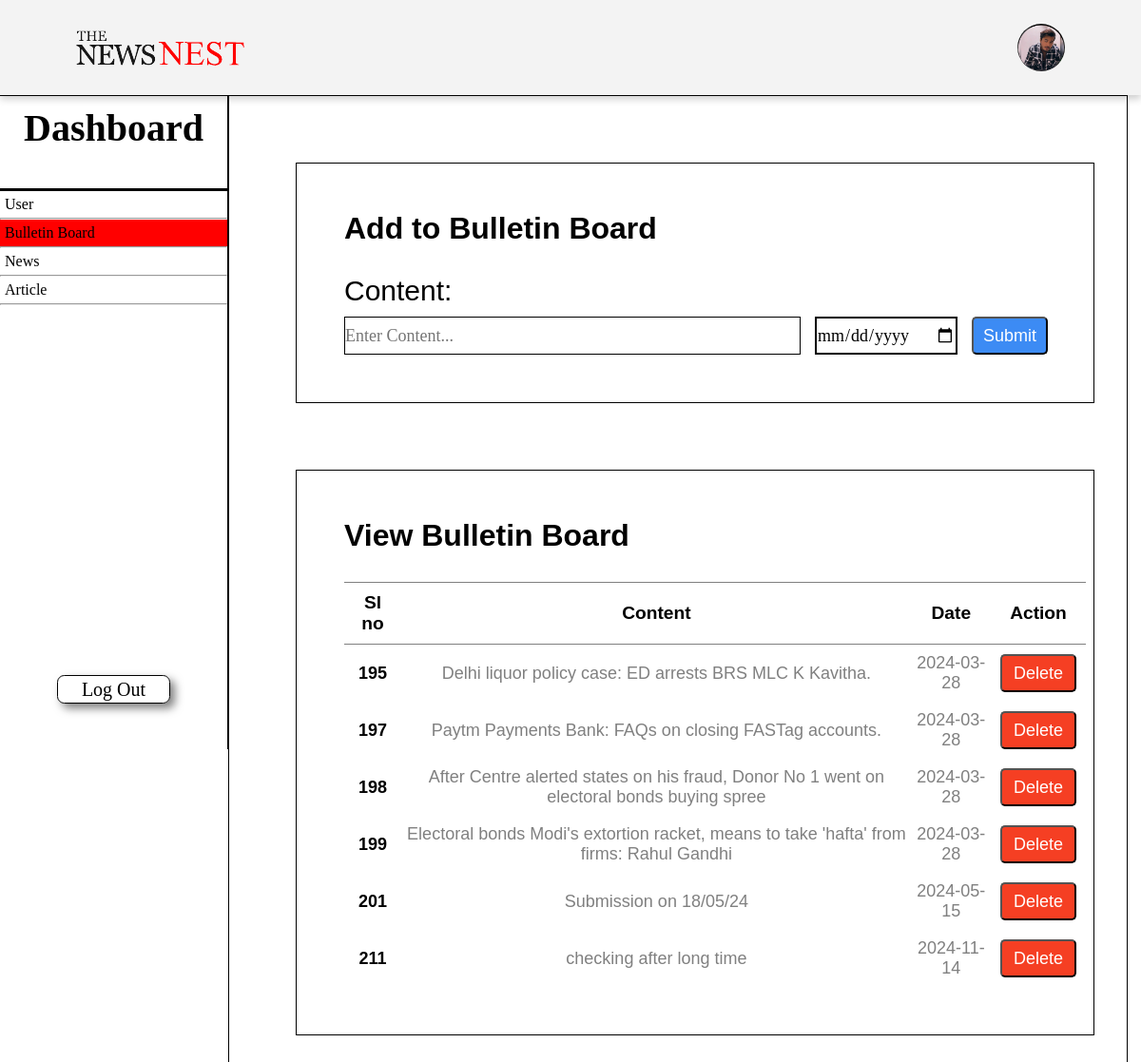
Page /Depricated/admin_dashboard_bulletinBoard_duplicate.php on the committed database.
### tables this page shows
CREATE TABLE `bulletin_board` (
  `b_id` int(10) NOT NULL,
  `content` varchar(500) NOT NULL,
  `published_date` date NOT NULL,
  `admin_id` int(30) NOT NULL
);

### Depricated/admin_dashboard_bulletinBoard_duplicate.php (the view, shortened to what this page needs)
<?php
include( 'dbconnection.php' );
$message = isset( $_GET[ 'message' ] ) ? $_GET[ 'message' ] : '';
$userId = isset( $_GET[ 'userId' ] ) ? $_GET[ 'userId' ] : '';
?>
<html lang = 'en'>
<head>
<link rel = 'stylesheet' href = 'Assets/style/admin_dashboard.css' />
</head>
<body>
<div class = 'navbar'>
<div class = 'flex navbar_item'>
<a href = 'index.php'><img src = 'logo.png' alt = '' /></a>
<div class = 'flex'>
<a href = '' id = 'profile_picture'
><img src = 'Kaustav dp.jpg' alt = 'img'
/></a>
</div>
</div>
</div>
<div class = 'flex'>
<div class = 'sidebar'>
<h2 class = ''>Dashboard</h2>
<ul class = 'sidebar_menu'>
<li ><a href = 'admin_dashboard_userView.php?message=<?php echo urlencode($message); ?> &userId=<?php echo urlencode($userId); ?>'> User</a></li>
<hr />
<li id = 'select_tab'><a href = ''> Bulletin Board</a></li>
<hr />
<li><a href = 'admin_dashboard_news.php?message=<?php echo urlencode($message); ?> &userId=<?php echo urlencode($userId); ?>'> News</a></li>
<hr />
<li><a href = "admin_dashboard_article.php?message=<?php echo urlencode($message); ?> &userId=<?php echo urlencode($userId); ?>">Article</a></li>
<hr />
</ul>
<div class = 'logout'>
<a href = ''><button id = 'logout'>Log Out</button></a>
</div>
</div>
<div class = 'content'>
<div class = 'bulletinadd'>
<h1 style = 'font-family: Arial, Helvetica, sans-serif;'>Add to Bulletin Board</h1>
<form action = '' method = 'post' class = 'add-form'>
<label for = ''>Content:</label><br />
<div class = 'flex'>
<div class = 'addbox'>
<input
type = 'textarea'
rows = '4'
cols = '50'
name = 'bb_content'
id = ''
placeholder = 'Enter Content...'
required
/>
</div>
<div class = 'date'><input type = 'date' id = '' name = 'publishedDate'></div>
<br />
<div class = 'submit-button'>
<input type = 'submit' name = '' id = '' />
</div>
</div>
</form>
</div>
<div class = 'bulletinview'>
<h1 style = 'font-family: Arial, Helvetica, sans-serif;'>View Bulletin Board</h1>
<table>
<tr>
<th>Sl no</th>
<th>Content</th>
<th>Date</th>
<th>Action</th>
</tr>
<?php
$stmt = $conn->prepare( 'SELECT * FROM bulletin_board' );
$stmt->execute();
$info = $stmt->get_result();
while( $bb_info = mysqli_fetch_assoc( $info ) ) {
    ?>
    <tr>
    <td style = 'font-weight:700; color:black;'><?php echo $bb_info[ 'b_id' ] ?></td>
    <td><?php echo $bb_info[ 'content' ] ?></td>
    <td><?php echo $bb_info[ 'published_date' ] ?></td>
    <td><input type='hidden' class='delete_id_value' value="<?php echo $bb_info['b_id']; ?>">
    <a href = 'javascript:void(0)' ><button id='delete' class='delete_btn_ajax'>Delete</button></a></td>
    </tr>
    <?php
}
?>
</table>
</div>
</div>
</div>
</body>
</html>

### Depricated/admin_dashboard.css (style rules this page uses)
* { margin: 0; padding: 0; box-sizing: border-box; font-family: "Times New Roman", Times, serif; }
body { min-height: 100vh; }
a { text-decoration: none; color: #000000; }
li { list-style: none; }
.flex { display: flex; justify-content: space-between; align-items: center; }
#select_tab { background-color: #ff0000; }
.navbar { width: 100vw; height: 100px; padding: 0 80px; background: #f2f2f2dd; position: fixed; top: 0; right: 0; box-shadow: 0 4px 8px 0 rgba(0, 0, 0, 0.2); z-index: 1; }
.navbar .navbar_item { height: 100%; }
#profile_picture { width: 50px; }
#profile_picture img { width: 100%; height: 100%; border-radius: 50%; }
.sidebar { position: fixed; border-right: solid 1px; border-top: solid 1px; width: 20vw; height: 86vh; top: 100px; align-items: center; display: flex; flex-direction: column; }
.sidebar h2 { margin: 10px; font-size: 2.5rem; }
.sidebar_menu { width: 100%; height: 60%; margin-top: 30px; border-top: solid; }
.sidebar_menu li { text-align: start; padding: 5px; }
.logout { margin-top: 100px; width: 50%; height: 30px; }
#logout { width: 100%; height: 100%; border: #000000 solid 1px; border-radius: 7.5px; font-size: 20px; box-shadow: 5px 5px 10px rgba(0, 0, 0, 0.5); background: transparent; }
.content { width: 78.8vw; height: auto; border: black solid 1px; margin-left: 20vw; margin-top: 100px; padding-bottom: 45px; }

### Depricated/admin_dashboard_bulletinBoard_duplicate.php (style rules this page uses)
.bulletinadd, .bulletinview { border: solid 1.5px; margin: 70px auto auto 70px; padding: 50px; width: 70vw; }
.add-form { margin-top: 30px; width: 55vw; }
.add-form label { font-size: 30; font-family: Arial, Helvetica, sans-serif; }
.add-form .addbox input { margin-top: 10px; width: 40vw; height: 40px; border: solid 1.7px; font-size: large; background-color: transparent; }
.date input { border:solid 2px; width: 150px; height: 40px; margin: auto 15px; font-size: large; margin-top: 10px; }
.submit-button input { margin-top: 10px; background-color: rgb( 60, 139, 244 ); width: 80px; height: 40px; border-radius: 5px; font-size: large; cursor: pointer; color:White; font-family: Arial, Helvetica, sans-serif; }
table { width: 65vw; border-collapse: collapse; }
th { border-top: 1px solid grey; border-bottom: 1px solid grey; padding: 10px; border-collapse: collapse; font-size: larger; font-weight: 900; font-family: Arial, Helvetica, sans-serif; }
td { text-align: center; border-collapse: collapse; font-size: large; font-family: Arial, Helvetica, sans-serif; color:grey; }
#delete { background-color: rgb( 245, 63, 35 ); width: 80px; height: 40px; border-radius: 5px; font-size: large; margin: 10px; cursor: pointer; color:White; font-family: Arial, Helvetica, sans-serif; }
table { margin-top: 30px; }

### rows in the picture
bulletin_board: b_id "195", content "Delhi liquor policy case: ED arrests BRS MLC K Kavitha.", published_date "2024-03-28"
bulletin_board: b_id "197", content "Paytm Payments Bank: FAQs on closing FASTag accounts.", published_date "2024-03-28"
bulletin_board: b_id "198", content "After Centre alerted states on his fraud, Donor No 1 went on electoral bonds buying spree", published_date "2024-03-28"
bulletin_board: b_id "199", content "Electoral bonds Modi's extortion racket, means to take 'hafta' from firms: Rahul Gandhi", published_date "2024-03-28"
bulletin_board: b_id "201", content "Submission on 18/05/24", published_date "2024-05-15"
bulletin_board: b_id "211", content "checking after long time", published_date "2024-11-14"
